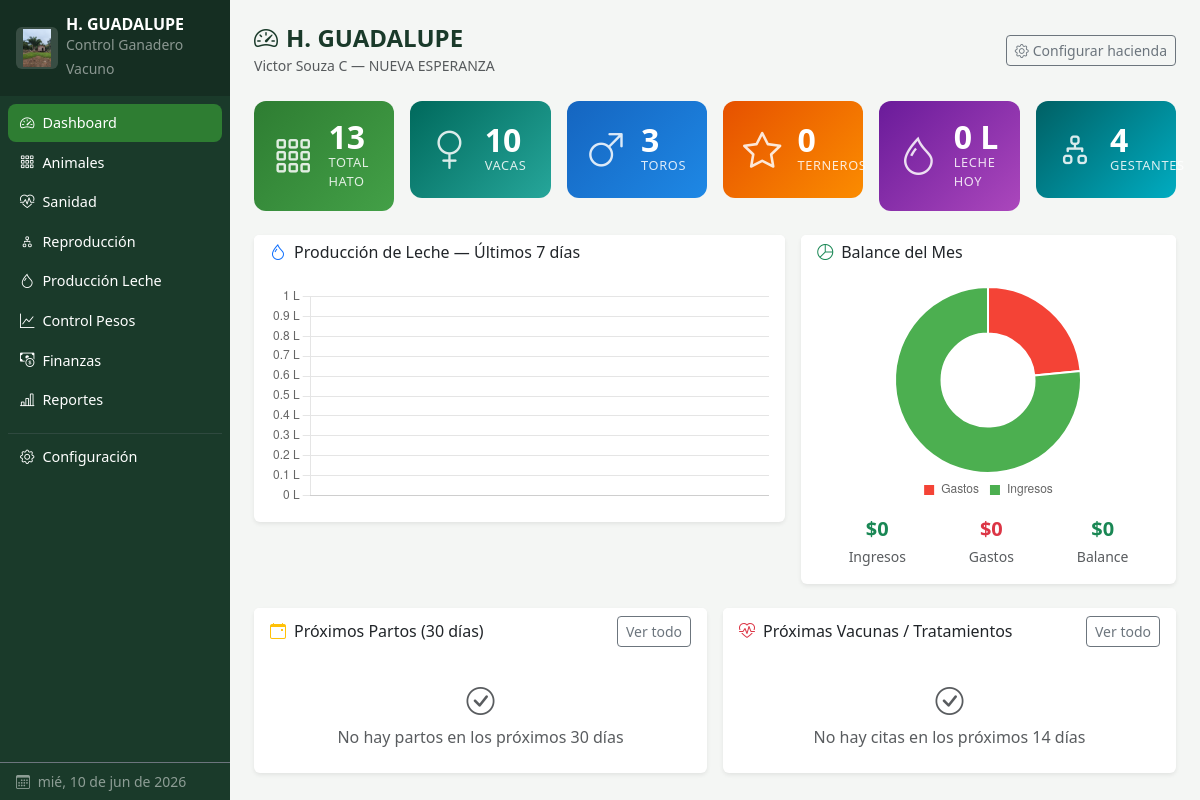
The page / on the database its author committed.
### tables this page shows
CREATE TABLE configuracion (
            clave TEXT PRIMARY KEY,
            valor TEXT DEFAULT ''
        );

### app.py (the view)
@app.route('/')
def dashboard():
    conn = get_db()
    hoy = date.today().isoformat()
    stats = {
        'total_animales': conn.execute("SELECT COUNT(*) FROM animales WHERE estado='activo'").fetchone()[0],
        'vacas': conn.execute("SELECT COUNT(*) FROM animales WHERE sexo='hembra' AND estado='activo'").fetchone()[0],
        'toros': conn.execute("SELECT COUNT(*) FROM animales WHERE sexo='macho' AND estado='activo'").fetchone()[0],
        'terneros': conn.execute(
            "SELECT COUNT(*) FROM animales WHERE fecha_nacimiento >= date('now','-12 months') AND estado='activo'"
        ).fetchone()[0],
        'gestantes': conn.execute(
            "SELECT COUNT(*) FROM reproduccion WHERE estado='gestacion'"
        ).fetchone()[0],
        'leche_hoy': conn.execute(
            "SELECT COALESCE(SUM(total),0) FROM produccion_leche WHERE fecha=?", (hoy,)
        ).fetchone()[0],
        'proximas_vacunas': conn.execute(
            "SELECT COUNT(*) FROM salud WHERE proxima_cita BETWEEN ? AND date(?,'+7 days')",
            (hoy, hoy)
        ).fetchone()[0],
    }
    leche_semana = conn.execute('''
        SELECT fecha, SUM(total) as litros
        FROM produccion_leche
        WHERE fecha >= date('now','-6 days')
        GROUP BY fecha ORDER BY fecha
    ''').fetchall()
    balance = conn.execute('''
        SELECT tipo, SUM(monto) as total
        FROM finanzas
        WHERE strftime('%Y-%m', fecha) = strftime('%Y-%m', 'now')
        GROUP BY tipo
    ''').fetchall()
    proximos_partos = conn.execute('''
        SELECT r.*, a.arete, a.nombre
        FROM reproduccion r
        JOIN animales a ON r.vaca_id = a.id
        WHERE r.estado='gestacion' AND r.fecha_parto_esperado BETWEEN ? AND date(?,'+30 days')
        ORDER BY r.fecha_parto_esperado
        LIMIT 5
    ''', (hoy, hoy)).fetchall()
    proximas_vacunas = conn.execute('''
        SELECT s.*, a.arete, a.nombre
        FROM salud s
        JOIN animales a ON s.animal_id = a.id
        WHERE s.proxima_cita BETWEEN ? AND date(?,'+14 days')
        ORDER BY s.proxima_cita
        LIMIT 5
    ''', (hoy, hoy)).fetchall()
    conn.close()
    return render_template('dashboard.html',
                           stats=stats,
                           leche_semana=leche_semana,
                           balance=balance,
                           proximos_partos=proximos_partos,
                           proximas_vacunas=proximas_vacunas)

### templates/dashboard.html (shortened to what this page needs)
{% extends 'base.html' %}
{% block content %}
<div class="page-header">
  <div>
    <h4 class="mb-0"><i class="bi bi-speedometer2 me-2"></i>{{ cfg.get('nombre_hacienda', 'Mi Rancho') }}</h4>
    <small class="text-muted">
      {% if cfg.get('propietario') %}{{ cfg.get('propietario') }}{% endif %}
      {% if cfg.get('propietario') and cfg.get('ubicacion') %} &mdash; {% endif %}
      {% if cfg.get('ubicacion') %}{{ cfg.get('ubicacion') }}{% endif %}
    </small>
  </div>
  <a href="{{ url_for('configuracion') }}" class="btn btn-outline-secondary btn-sm">
    <i class="bi bi-gear me-1"></i>Configurar hacienda
  </a>
</div>
<div class="row g-3 mb-4">
  <div class="col-6 col-md-4 col-xl-2">
    <div class="kpi-card kpi-green">
      <i class="bi bi-grid-3x3-gap kpi-icon"></i>
      <div>
        <div class="kpi-value">{{ stats.total_animales }}</div>
        <div class="kpi-label">Total Hato</div>
      </div>
    </div>
  </div>
  <div class="col-6 col-md-4 col-xl-2">
    <div class="kpi-card kpi-teal">
      <i class="bi bi-gender-female kpi-icon"></i>
      <div>
        <div class="kpi-value">{{ stats.vacas }}</div>
        <div class="kpi-label">Vacas</div>
      </div>
    </div>
  </div>
  <div class="col-6 col-md-4 col-xl-2">
    <div class="kpi-card kpi-blue">
      <i class="bi bi-gender-male kpi-icon"></i>
      <div>
        <div class="kpi-value">{{ stats.toros }}</div>
        <div class="kpi-label">Toros</div>
      </div>
    </div>
  </div>
  <div class="col-6 col-md-4 col-xl-2">
    <div class="kpi-card kpi-orange">
      <i class="bi bi-star kpi-icon"></i>
      <div>
        <div class="kpi-value">{{ stats.terneros }}</div>
        <div class="kpi-label">Terneros</div>
      </div>
    </div>
  </div>
  <div class="col-6 col-md-4 col-xl-2">
    <div class="kpi-card kpi-purple">
      <i class="bi bi-droplet kpi-icon"></i>
      <div>
        <div class="kpi-value">{{ "%.0f"|format(stats.leche_hoy) }} L</div>
        <div class="kpi-label">Leche Hoy</div>
      </div>
    </div>
  </div>
  <div class="col-6 col-md-4 col-xl-2">
    <div class="kpi-card kpi-cyan">
      <i class="bi bi-diagram-2 kpi-icon"></i>
      <div>
        <div class="kpi-value">{{ stats.gestantes }}</div>
        <div class="kpi-label">Gestantes</div>
      </div>
    </div>
  </div>
</div>
<div class="row g-3 mb-4">
  <div class="col-lg-7">
    <div class="card border-0 shadow-sm">
      <div class="card-header bg-white border-0">
        <h6 class="mb-0"><i class="bi bi-droplet me-2 text-primary"></i>Producción de Leche — Últimos 7 días</h6>
      </div>
      <div class="card-body">
        <div class="chart-container">
          <canvas id="chartLeche"></canvas>
        </div>
      </div>
    </div>
  </div>
  <div class="col-lg-5">
    <div class="card border-0 shadow-sm h-100">
      <div class="card-header bg-white border-0">
        <h6 class="mb-0"><i class="bi bi-pie-chart me-2 text-success"></i>Balance del Mes</h6>
      </div>
      <div class="card-body">
        {% set ingresos = 0 %}{% set gastos = 0 %}
        {% for b in balance %}
          {% if b['tipo'] == 'ingreso' %}{% set ingresos = b['total'] %}{% endif %}
          {% if b['tipo'] == 'gasto' %}{% set gastos = b['total'] %}{% endif %}
        {% endfor %}
        <div class="chart-container">
          <canvas id="chartBalance"></canvas>
        </div>
        <div class="d-flex justify-content-around mt-2 text-center">
          <div>
            <div class="fw-bold text-success fs-5">${{ "%.0f"|format(ingresos) }}</div>
            <small class="text-muted">Ingresos</small>
          </div>
          <div>
            <div class="fw-bold text-danger fs-5">${{ "%.0f"|format(gastos) }}</div>
            <small class="text-muted">Gastos</small>
          </div>
          <div>
            <div class="fw-bold {% if ingresos-gastos >= 0 %}text-success{% else %}text-danger{% endif %} fs-5">
              ${{ "%.0f"|format(ingresos - gastos) }}
            </div>
            <small class="text-muted">Balance</small>
          </div>
        </div>
      </div>
    </div>
  </div>
</div>
<div class="row g-3">
  <div class="col-lg-6">
    <div class="card border-0 shadow-sm">
      <div class="card-header bg-white border-0 d-flex align-items-center justify-content-between">
        <h6 class="mb-0"><i class="bi bi-calendar-event me-2 text-warning"></i>Próximos Partos (30 días)</h6>
        <a href="{{ url_for('reproduccion') }}" class="btn btn-sm btn-outline-secondary">Ver todo</a>
      </div>
      <div class="card-body p-0">
        {% if proximos_partos %}
        <table class="table table-sm table-hover mb-0">
          <thead><tr><th>Arete</th><th>Nombre</th><th>Parto esperado</th><th>Días restantes</th></tr></thead>
          <tbody>
          {% for p in proximos_partos %}
            <tr>
              <td><code>{{ p['arete'] }}</code></td>
              <td>{{ p['nombre'] or '—' }}</td>
              <td>{{ p['fecha_parto_esperado'] }}</td>
              <td>
                {% set dias = ((p['fecha_parto_esperado']|string)|replace('-','') ) %}
                <span class="badge bg-warning text-dark">
                  {{ p['fecha_parto_esperado'] }}
                </span>
              </td>
            </tr>
          {% endfor %}
          </tbody>
        </table>
        {% else %}
        <div class="text-center text-muted py-4"><i class="bi bi-check-circle fs-3 d-block mb-1"></i>No hay partos en los próximos 30 días</div>
        {% endif %}
      </div>
    </div>
  </div>
  <div class="col-lg-6">
    <div class="card border-0 shadow-sm">
      <div class="card-header bg-white border-0 d-flex align-items-center justify-content-between">
        <h6 class="mb-0"><i class="bi bi-heart-pulse me-2 text-danger"></i>Próximas Vacunas / Tratamientos</h6>
        <a href="{{ url_for('salud') }}" class="btn btn-sm btn-outline-secondary">Ver todo</a>
      </div>
      <div class="card-body p-0">
        {% if proximas_vacunas %}
        <table class="table table-sm table-hover mb-0">
          <thead><tr><th>Arete</th><th>Tipo</th><th>Fecha</th><th>Descripción</th></tr></thead>
          <tbody>
          {% for v in proximas_vacunas %}
            <tr>
              <td><code>{{ v['arete'] }}</code></td>
              <td><span class="badge bg-info text-dark">{{ v['tipo'] }}</span></td>
              <td>{{ v['proxima_cita'] }}</td>
              <td class="text-truncate" style="max-width:150px">{{ v['descripcion'] or '—' }}</td>
            </tr>
          {% endfor %}
          </tbody>
        </table>
        {% else %}
        <div class="text-center text-muted py-4"><i class="bi bi-check-circle fs-3 d-block mb-1"></i>No hay citas en los próximos 14 días</div>
        {% endif %}
      </div>
    </div>
  </div>
</div>
{% endblock %}
{% block scripts %}
<script>
// Gráfica Leche
const lecheData = {{ leche_semana | map(attribute='fecha') | list | tojson }};
const lecheLitros = {{ leche_semana | map(attribute='litros') | list | tojson }};
new Chart(document.getElementById('chartLeche'), {
  type: 'bar',
  data: {
    labels: lecheData,
    datasets: [{
      label: 'Litros',
      data: lecheLitros,
      backgroundColor: 'rgba(46,125,50,.7)',
      borderColor: '#2e7d32',
      borderWidth: 1,
      borderRadius: 6,
    }]
  },
  options: {
    responsive: true, maintainAspectRatio: false,
    plugins: { legend: { display: false } },
    scales: { y: { beginAtZero: true, ticks: { callback: v => v + ' L' } } }
  }
});
// Gráfica Balance
const balanceData = {{ balance | map(attribute='total') | list | tojson }};
const balanceLabels = {{ balance | map(attribute='tipo') | list | tojson }};
const balanceColors = balanceLabels.map(t => t === 'ingreso' ? '#4caf50' : '#f44336');
new Chart(document.getElementById('chartBalance'), {
  type: 'doughnut',
  data: {
    labels: balanceLabels.map(t => t.charAt(0).toUpperCase() + t.slice(1) + 's'),
    datasets: [{ data: balanceData, backgroundColor: balanceColors, hoverOffset: 6 }]
  },
  options: {
    responsive: true, maintainAspectRatio: false,
    plugins: {
      legend: { position: 'bottom', labels: { boxWidth: 12 } }
    }
  }
});
</script>
{% endblock %}

### templates/base.html (shortened to what this page needs)
<!DOCTYPE html>
<html lang="es">
<head>
  <link rel="stylesheet" href="https://cdn.jsdelivr.net/npm/bootstrap@5.3.3/dist/css/bootstrap.min.css">
  <link rel="stylesheet" href="https://cdn.jsdelivr.net/npm/bootstrap-icons@1.11.3/font/bootstrap-icons.css">
  <link rel="stylesheet" href="{{ url_for('static', filename='css/style.css') }}">
</head>
<body>
<nav id="sidebar" class="d-flex flex-column bg-sidebar text-white p-0">
  <div class="sidebar-brand d-flex align-items-center px-3 py-3">
    {% if cfg.get('logo_archivo') %}
      <img src="{{ url_for('static', filename='uploads/' + cfg.get('logo_archivo')) }}"
           alt="Logo" class="sidebar-logo me-2">
    {% else %}
      <i class="bi bi-cow fs-3 me-2 flex-shrink-0"></i>
    {% endif %}
    <div style="min-width:0">
      <div class="fw-bold lh-1 text-truncate" style="max-width:155px"
           title="{{ cfg.get('nombre_hacienda','Mi Rancho') }}">
        {{ cfg.get('nombre_hacienda', 'Mi Rancho') }}
      </div>
      <small class="text-white-50">Control Ganadero Vacuno</small>
    </div>
  </div>
  <ul class="nav flex-column px-2 mt-2 flex-grow-1">
    <li class="nav-item">
      <a href="{{ url_for('dashboard') }}"
         class="nav-link text-white {% if request.endpoint=='dashboard' %}active{% endif %}">
        <i class="bi bi-speedometer2 me-2"></i>Dashboard
      </a>
    </li>
    <li class="nav-item">
      <a href="{{ url_for('animales') }}"
         class="nav-link text-white {% if request.endpoint in ['animales','detalle_animal'] %}active{% endif %}">
        <i class="bi bi-grid-3x3-gap me-2"></i>Animales
      </a>
    </li>
    <li class="nav-item">
      <a href="{{ url_for('salud') }}"
         class="nav-link text-white {% if request.endpoint=='salud' %}active{% endif %}">
        <i class="bi bi-heart-pulse me-2"></i>Sanidad
      </a>
    </li>
    <li class="nav-item">
      <a href="{{ url_for('reproduccion') }}"
         class="nav-link text-white {% if request.endpoint=='reproduccion' %}active{% endif %}">
        <i class="bi bi-diagram-2 me-2"></i>Reproducción
      </a>
    </li>
    <li class="nav-item">
      <a href="{{ url_for('produccion') }}"
         class="nav-link text-white {% if request.endpoint=='produccion' %}active{% endif %}">
        <i class="bi bi-droplet me-2"></i>Producción Leche
      </a>
    </li>
    <li class="nav-item">
      <a href="{{ url_for('pesos') }}"
         class="nav-link text-white {% if request.endpoint=='pesos' %}active{% endif %}">
        <i class="bi bi-graph-up me-2"></i>Control Pesos
      </a>
    </li>
    <li class="nav-item">
      <a href="{{ url_for('finanzas') }}"
         class="nav-link text-white {% if request.endpoint=='finanzas' %}active{% endif %}">
        <i class="bi bi-cash-coin me-2"></i>Finanzas
      </a>
    </li>
    <li class="nav-item">
      <a href="{{ url_for('reportes') }}"
         class="nav-link text-white {% if request.endpoint=='reportes' %}active{% endif %}">
        <i class="bi bi-bar-chart-line me-2"></i>Reportes
      </a>
    </li>
    <li class="nav-item mt-2">
      <hr class="border-secondary my-1">
    </li>
    <li class="nav-item">
      <a href="{{ url_for('configuracion') }}"
         class="nav-link text-white {% if request.endpoint=='configuracion' %}active{% endif %}">
        <i class="bi bi-gear me-2"></i>Configuración
      </a>
    </li>
  </ul>
  <div class="px-3 py-2 text-white-50 small border-top border-secondary">
    <i class="bi bi-calendar3 me-1"></i>
    <span id="fecha-hoy"></span>
  </div>
</nav>
<div id="main-content">
  <div class="content-wrapper p-3 p-md-4">
    {% block content %}{% endblock %}
  </div>
</div>
{% block scripts %}{% endblock %}
</body>
</html>

### rows shown on the page
configuracion: valor (picture)
configuracion: get "H. GUADALUPE"
configuracion: get "Victor Souza C"
configuracion: get "NUEVA ESPERANZA"

### other values the page prints
{{ stats.total_animales }} "13"
{{ stats.vacas }} "10"
{{ stats.toros }} "3"
{{ stats.terneros }} "0"
{{ "%.0f"|format(stats.leche_hoy) }} "0"
{{ stats.gestantes }} "4"
{{ "%.0f"|format(ingresos) }} "0"
{{ "%.0f"|format(gastos) }} "0"
{{ "%.0f"|format(ingresos - gastos) }} "0"
chart data {{ balance | map(attribute='total') | list | tojson }} [6800.0, 22200.0]
chart data {{ balance | map(attribute='tipo') | list | tojson }} ["gasto", "ingreso"]
